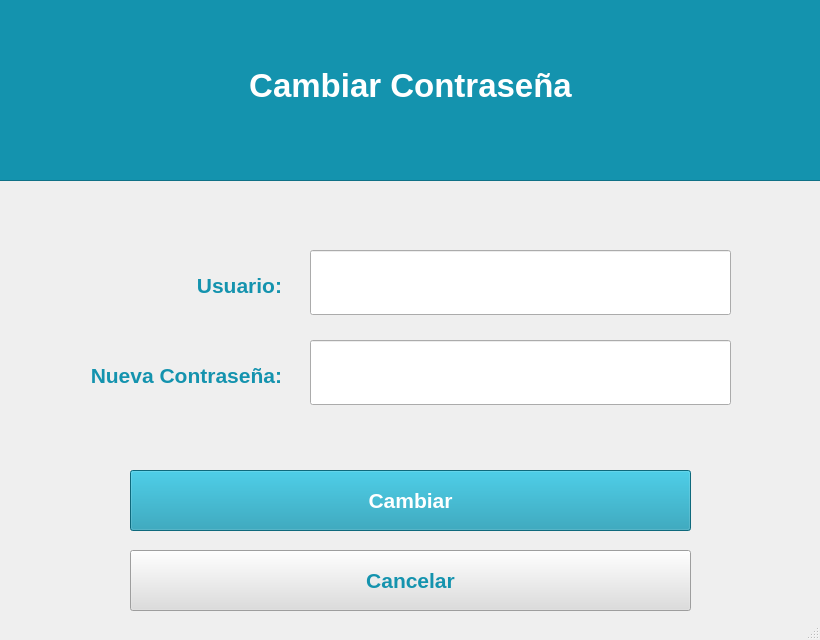
<?xml version="1.0" encoding="UTF-8"?>
<ui version="4.0">
 <class>MainWindow</class>
 <widget class="QMainWindow" name="MainWindow">
  <property name="enabled">
   <bool>true</bool>
  </property>
  <property name="geometry">
   <rect>
    <x>0</x>
    <y>0</y>
    <width>820</width>
    <height>640</height>
   </rect>
  </property>
  <property name="sizePolicy">
   <sizepolicy hsizetype="Preferred" vsizetype="Preferred">
    <horstretch>0</horstretch>
    <verstretch>0</verstretch>
   </sizepolicy>
  </property>
  <property name="minimumSize">
   <size>
    <width>820</width>
    <height>640</height>
   </size>
  </property>
  <property name="maximumSize">
   <size>
    <width>820</width>
    <height>640</height>
   </size>
  </property>
  <property name="windowTitle">
   <string>MainWindow</string>
  </property>
  <property name="toolButtonStyle">
   <enum>Qt::ToolButtonTextUnderIcon</enum>
  </property>
  <property name="animated">
   <bool>false</bool>
  </property>
  <property name="documentMode">
   <bool>true</bool>
  </property>
  <widget class="QWidget" name="centralwidget">
   <widget class="QPushButton" name="Cambiar">
    <property name="geometry">
     <rect>
      <x>130</x>
      <y>470</y>
      <width>561</width>
      <height>61</height>
     </rect>
    </property>
    <property name="palette">
     <palette>
      <active>
       <colorrole role="WindowText">
        <brush brushstyle="SolidPattern">
         <color alpha="255">
          <red>255</red>
          <green>255</green>
          <blue>255</blue>
         </color>
        </brush>
       </colorrole>
       <colorrole role="Button">
        <brush brushstyle="SolidPattern">
         <color alpha="255">
          <red>20</red>
          <green>147</green>
          <blue>174</blue>
         </color>
        </brush>
       </colorrole>
       <colorrole role="ButtonText">
        <brush brushstyle="SolidPattern">
         <color alpha="255">
          <red>255</red>
          <green>255</green>
          <blue>255</blue>
         </color>
        </brush>
       </colorrole>
       <colorrole role="Base">
        <brush brushstyle="SolidPattern">
         <color alpha="255">
          <red>20</red>
          <green>147</green>
          <blue>174</blue>
         </color>
        </brush>
       </colorrole>
       <colorrole role="Window">
        <brush brushstyle="SolidPattern">
         <color alpha="255">
          <red>20</red>
          <green>147</green>
          <blue>174</blue>
         </color>
        </brush>
       </colorrole>
      </active>
      <inactive>
       <colorrole role="WindowText">
        <brush brushstyle="SolidPattern">
         <color alpha="255">
          <red>255</red>
          <green>255</green>
          <blue>255</blue>
         </color>
        </brush>
       </colorrole>
       <colorrole role="Button">
        <brush brushstyle="SolidPattern">
         <color alpha="255">
          <red>20</red>
          <green>147</green>
          <blue>174</blue>
         </color>
        </brush>
       </colorrole>
       <colorrole role="ButtonText">
        <brush brushstyle="SolidPattern">
         <color alpha="255">
          <red>255</red>
          <green>255</green>
          <blue>255</blue>
         </color>
        </brush>
       </colorrole>
       <colorrole role="Base">
        <brush brushstyle="SolidPattern">
         <color alpha="255">
          <red>20</red>
          <green>147</green>
          <blue>174</blue>
         </color>
        </brush>
       </colorrole>
       <colorrole role="Window">
        <brush brushstyle="SolidPattern">
         <color alpha="255">
          <red>20</red>
          <green>147</green>
          <blue>174</blue>
         </color>
        </brush>
       </colorrole>
      </inactive>
      <disabled>
       <colorrole role="WindowText">
        <brush brushstyle="SolidPattern">
         <color alpha="255">
          <red>120</red>
          <green>120</green>
          <blue>120</blue>
         </color>
        </brush>
       </colorrole>
       <colorrole role="Button">
        <brush brushstyle="SolidPattern">
         <color alpha="255">
          <red>20</red>
          <green>147</green>
          <blue>174</blue>
         </color>
        </brush>
       </colorrole>
       <colorrole role="ButtonText">
        <brush brushstyle="SolidPattern">
         <color alpha="255">
          <red>120</red>
          <green>120</green>
          <blue>120</blue>
         </color>
        </brush>
       </colorrole>
       <colorrole role="Base">
        <brush brushstyle="SolidPattern">
         <color alpha="255">
          <red>20</red>
          <green>147</green>
          <blue>174</blue>
         </color>
        </brush>
       </colorrole>
       <colorrole role="Window">
        <brush brushstyle="SolidPattern">
         <color alpha="255">
          <red>20</red>
          <green>147</green>
          <blue>174</blue>
         </color>
        </brush>
       </colorrole>
      </disabled>
     </palette>
    </property>
    <property name="font">
     <font>
      <pointsize>16</pointsize>
      <weight>75</weight>
      <italic>false</italic>
      <bold>true</bold>
      <underline>false</underline>
      <strikeout>false</strikeout>
     </font>
    </property>
    <property name="styleSheet">
     <string notr="true">background-color: rgb(20, 147, 174)</string>
    </property>
    <property name="text">
     <string>Cambiar</string>
    </property>
   </widget>
   <widget class="QPushButton" name="Cancelar">
    <property name="geometry">
     <rect>
      <x>130</x>
      <y>550</y>
      <width>561</width>
      <height>61</height>
     </rect>
    </property>
    <property name="palette">
     <palette>
      <active>
       <colorrole role="Button">
        <brush brushstyle="SolidPattern">
         <color alpha="255">
          <red>221</red>
          <green>221</green>
          <blue>221</blue>
         </color>
        </brush>
       </colorrole>
       <colorrole role="ButtonText">
        <brush brushstyle="SolidPattern">
         <color alpha="255">
          <red>20</red>
          <green>147</green>
          <blue>174</blue>
         </color>
        </brush>
       </colorrole>
       <colorrole role="Base">
        <brush brushstyle="SolidPattern">
         <color alpha="255">
          <red>221</red>
          <green>221</green>
          <blue>221</blue>
         </color>
        </brush>
       </colorrole>
       <colorrole role="Window">
        <brush brushstyle="SolidPattern">
         <color alpha="255">
          <red>221</red>
          <green>221</green>
          <blue>221</blue>
         </color>
        </brush>
       </colorrole>
      </active>
      <inactive>
       <colorrole role="Button">
        <brush brushstyle="SolidPattern">
         <color alpha="255">
          <red>221</red>
          <green>221</green>
          <blue>221</blue>
         </color>
        </brush>
       </colorrole>
       <colorrole role="ButtonText">
        <brush brushstyle="SolidPattern">
         <color alpha="255">
          <red>20</red>
          <green>147</green>
          <blue>174</blue>
         </color>
        </brush>
       </colorrole>
       <colorrole role="Base">
        <brush brushstyle="SolidPattern">
         <color alpha="255">
          <red>221</red>
          <green>221</green>
          <blue>221</blue>
         </color>
        </brush>
       </colorrole>
       <colorrole role="Window">
        <brush brushstyle="SolidPattern">
         <color alpha="255">
          <red>221</red>
          <green>221</green>
          <blue>221</blue>
         </color>
        </brush>
       </colorrole>
      </inactive>
      <disabled>
       <colorrole role="Button">
        <brush brushstyle="SolidPattern">
         <color alpha="255">
          <red>221</red>
          <green>221</green>
          <blue>221</blue>
         </color>
        </brush>
       </colorrole>
       <colorrole role="ButtonText">
        <brush brushstyle="SolidPattern">
         <color alpha="255">
          <red>120</red>
          <green>120</green>
          <blue>120</blue>
         </color>
        </brush>
       </colorrole>
       <colorrole role="Base">
        <brush brushstyle="SolidPattern">
         <color alpha="255">
          <red>221</red>
          <green>221</green>
          <blue>221</blue>
         </color>
        </brush>
       </colorrole>
       <colorrole role="Window">
        <brush brushstyle="SolidPattern">
         <color alpha="255">
          <red>221</red>
          <green>221</green>
          <blue>221</blue>
         </color>
        </brush>
       </colorrole>
      </disabled>
     </palette>
    </property>
    <property name="font">
     <font>
      <pointsize>16</pointsize>
      <weight>75</weight>
      <bold>true</bold>
     </font>
    </property>
    <property name="styleSheet">
     <string notr="true">background-color: rgb(221, 221, 221);</string>
    </property>
    <property name="text">
     <string>Cancelar</string>
    </property>
   </widget>
   <widget class="QLabel" name="label_2">
    <property name="geometry">
     <rect>
      <x>111</x>
      <y>245</y>
      <width>171</width>
      <height>81</height>
     </rect>
    </property>
    <property name="palette">
     <palette>
      <active>
       <colorrole role="WindowText">
        <brush brushstyle="SolidPattern">
         <color alpha="255">
          <red>20</red>
          <green>147</green>
          <blue>174</blue>
         </color>
        </brush>
       </colorrole>
      </active>
      <inactive>
       <colorrole role="WindowText">
        <brush brushstyle="SolidPattern">
         <color alpha="255">
          <red>20</red>
          <green>147</green>
          <blue>174</blue>
         </color>
        </brush>
       </colorrole>
      </inactive>
      <disabled>
       <colorrole role="WindowText">
        <brush brushstyle="SolidPattern">
         <color alpha="255">
          <red>120</red>
          <green>120</green>
          <blue>120</blue>
         </color>
        </brush>
       </colorrole>
      </disabled>
     </palette>
    </property>
    <property name="font">
     <font>
      <pointsize>16</pointsize>
      <weight>75</weight>
      <bold>true</bold>
     </font>
    </property>
    <property name="text">
     <string>  Usuario:</string>
    </property>
    <property name="alignment">
     <set>Qt::AlignRight|Qt::AlignTrailing|Qt::AlignVCenter</set>
    </property>
   </widget>
   <widget class="QLabel" name="label_5">
    <property name="geometry">
     <rect>
      <x>21</x>
      <y>335</y>
      <width>261</width>
      <height>81</height>
     </rect>
    </property>
    <property name="palette">
     <palette>
      <active>
       <colorrole role="WindowText">
        <brush brushstyle="SolidPattern">
         <color alpha="255">
          <red>20</red>
          <green>147</green>
          <blue>174</blue>
         </color>
        </brush>
       </colorrole>
      </active>
      <inactive>
       <colorrole role="WindowText">
        <brush brushstyle="SolidPattern">
         <color alpha="255">
          <red>20</red>
          <green>147</green>
          <blue>174</blue>
         </color>
        </brush>
       </colorrole>
      </inactive>
      <disabled>
       <colorrole role="WindowText">
        <brush brushstyle="SolidPattern">
         <color alpha="255">
          <red>120</red>
          <green>120</green>
          <blue>120</blue>
         </color>
        </brush>
       </colorrole>
      </disabled>
     </palette>
    </property>
    <property name="font">
     <font>
      <pointsize>16</pointsize>
      <weight>75</weight>
      <bold>true</bold>
     </font>
    </property>
    <property name="text">
     <string>Nueva Contraseña:</string>
    </property>
    <property name="alignment">
     <set>Qt::AlignRight|Qt::AlignTrailing|Qt::AlignVCenter</set>
    </property>
   </widget>
   <widget class="QFrame" name="frame">
    <property name="geometry">
     <rect>
      <x>-130</x>
      <y>-20</y>
      <width>1621</width>
      <height>201</height>
     </rect>
    </property>
    <property name="styleSheet">
     <string notr="true">background-color: rgb(20, 147, 174);</string>
    </property>
    <property name="frameShape">
     <enum>QFrame::StyledPanel</enum>
    </property>
    <property name="frameShadow">
     <enum>QFrame::Raised</enum>
    </property>
    <widget class="QLabel" name="label_15">
     <property name="geometry">
      <rect>
       <x>265</x>
       <y>70</y>
       <width>551</width>
       <height>71</height>
      </rect>
     </property>
     <property name="palette">
      <palette>
       <active>
        <colorrole role="WindowText">
         <brush brushstyle="SolidPattern">
          <color alpha="255">
           <red>255</red>
           <green>255</green>
           <blue>255</blue>
          </color>
         </brush>
        </colorrole>
        <colorrole role="Button">
         <brush brushstyle="SolidPattern">
          <color alpha="255">
           <red>20</red>
           <green>147</green>
           <blue>174</blue>
          </color>
         </brush>
        </colorrole>
        <colorrole role="Base">
         <brush brushstyle="SolidPattern">
          <color alpha="255">
           <red>20</red>
           <green>147</green>
           <blue>174</blue>
          </color>
         </brush>
        </colorrole>
        <colorrole role="Window">
         <brush brushstyle="SolidPattern">
          <color alpha="255">
           <red>20</red>
           <green>147</green>
           <blue>174</blue>
          </color>
         </brush>
        </colorrole>
       </active>
       <inactive>
        <colorrole role="WindowText">
         <brush brushstyle="SolidPattern">
          <color alpha="255">
           <red>255</red>
           <green>255</green>
           <blue>255</blue>
          </color>
         </brush>
        </colorrole>
        <colorrole role="Button">
         <brush brushstyle="SolidPattern">
          <color alpha="255">
           <red>20</red>
           <green>147</green>
           <blue>174</blue>
          </color>
         </brush>
        </colorrole>
        <colorrole role="Base">
         <brush brushstyle="SolidPattern">
          <color alpha="255">
           <red>20</red>
           <green>147</green>
           <blue>174</blue>
          </color>
         </brush>
        </colorrole>
        <colorrole role="Window">
         <brush brushstyle="SolidPattern">
          <color alpha="255">
           <red>20</red>
           <green>147</green>
           <blue>174</blue>
          </color>
         </brush>
        </colorrole>
       </inactive>
       <disabled>
        <colorrole role="WindowText">
         <brush brushstyle="SolidPattern">
          <color alpha="255">
           <red>120</red>
           <green>120</green>
           <blue>120</blue>
          </color>
         </brush>
        </colorrole>
        <colorrole role="Button">
         <brush brushstyle="SolidPattern">
          <color alpha="255">
           <red>20</red>
           <green>147</green>
           <blue>174</blue>
          </color>
         </brush>
        </colorrole>
        <colorrole role="Base">
         <brush brushstyle="SolidPattern">
          <color alpha="255">
           <red>20</red>
           <green>147</green>
           <blue>174</blue>
          </color>
         </brush>
        </colorrole>
        <colorrole role="Window">
         <brush brushstyle="SolidPattern">
          <color alpha="255">
           <red>20</red>
           <green>147</green>
           <blue>174</blue>
          </color>
         </brush>
        </colorrole>
       </disabled>
      </palette>
     </property>
     <property name="font">
      <font>
       <pointsize>25</pointsize>
       <weight>75</weight>
       <bold>true</bold>
       <stylestrategy>PreferDefault</stylestrategy>
      </font>
     </property>
     <property name="layoutDirection">
      <enum>Qt::LeftToRight</enum>
     </property>
     <property name="text">
      <string>Cambiar Contraseña</string>
     </property>
     <property name="alignment">
      <set>Qt::AlignCenter</set>
     </property>
    </widget>
   </widget>
   <widget class="QFrame" name="frame_2">
    <property name="geometry">
     <rect>
      <x>410</x>
      <y>40</y>
      <width>1</width>
      <height>1</height>
     </rect>
    </property>
    <property name="frameShape">
     <enum>QFrame::StyledPanel</enum>
    </property>
    <property name="frameShadow">
     <enum>QFrame::Raised</enum>
    </property>
   </widget>
   <widget class="QLineEdit" name="lineEdit">
    <property name="geometry">
     <rect>
      <x>310</x>
      <y>250</y>
      <width>421</width>
      <height>65</height>
     </rect>
    </property>
    <property name="font">
     <font>
      <pointsize>14</pointsize>
     </font>
    </property>
   </widget>
   <widget class="QLineEdit" name="lineEdit_3">
    <property name="geometry">
     <rect>
      <x>310</x>
      <y>340</y>
      <width>421</width>
      <height>65</height>
     </rect>
    </property>
    <property name="font">
     <font>
      <pointsize>14</pointsize>
     </font>
    </property>
   </widget>
  </widget>
  <widget class="QStatusBar" name="statusbar"/>
 </widget>
 <resources/>
 <connections/>
</ui>
